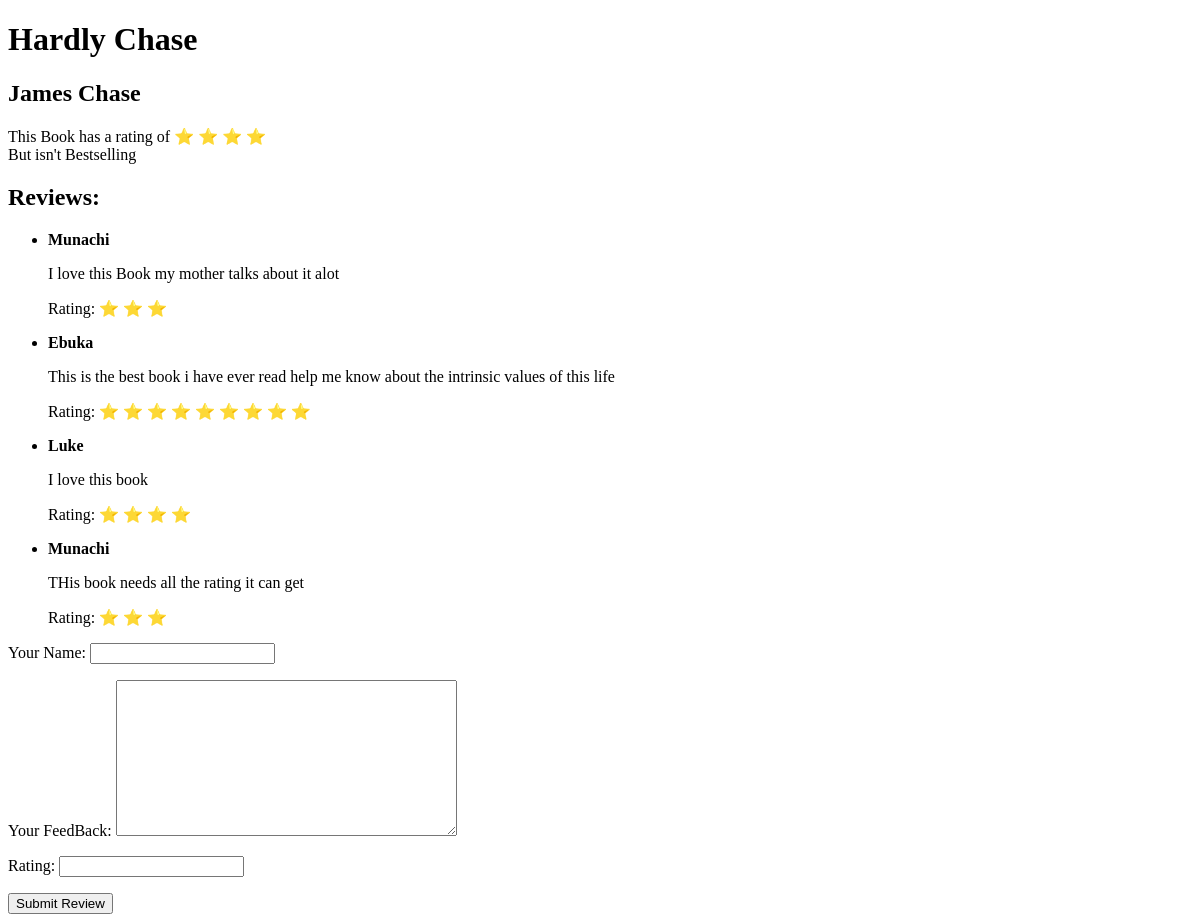
Page /hardly-chase on the earlier database version.
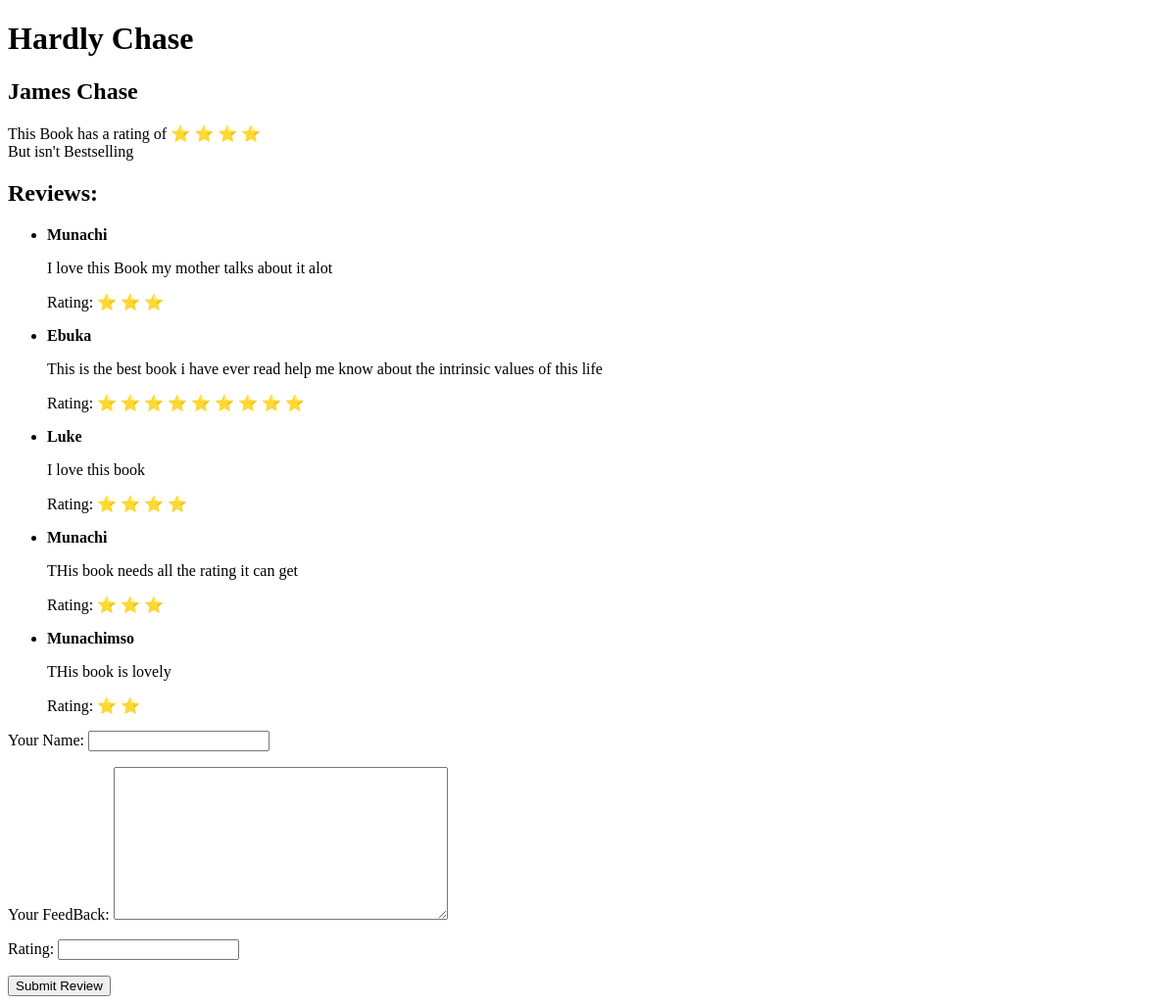
Same page on the later database version.
### book_outlet/models.py (models this page shows, shortened)
class Review(models.Model):
    user_name = models.CharField(max_length=100)
    review_text = models.TextField()
    rating = models.IntegerField()
    book = models.ForeignKey(Book, on_delete=models.CASCADE, related_name="reviews")

### book_outlet/views.py (the view, shortened to what this page needs)
# urls.py: path("<slug:slug>", views.ReviewView.as_view(), name="book-detail"),
class ReviewView(View):
    def get(self, request, slug):
        book = get_object_or_404(Book, slug=slug)
        form = Reviewform()
        return render(
            request,
            "book_outlet/book_detail.html",
            {
                "id": book.id,
                "book": book,
                "title": book.title,
                "author": book.author,
                "rating": book.rating,
                "is_bestseller": book.is_bestselling,
                "bookreview": book.reviews.all(),
                "form": form,
            },
        )

### book_outlet/forms.py
class Reviewform(forms.ModelForm):
    class Meta:
        model = Review
        fields = "__all__"
        exclude = ["book"]
        labels = {
            "user_name": "Your Name",
            "review_text": "Your FeedBack",
        }
        error_messages = {
            "user_name": {
                "required": "Your name must not be empty",
                "max_length": "Please enter a shorter name",
            }
        }

### book_outlet/models.py (called while the page is built)
    def full_name(self):
        return f"{self.first_name} {self.last_name}"

    def __str__(self):
        return self.full_name()

### book_outlet/templatetags/custom_filters.py (called while the page is built)
@register.filter
def to_range(value):
    return range(value)

### book_outlet/templates/book_outlet/book_detail.html (shortened to what this page needs)
{% extends "book_outlet/base.html" %}
{% load custom_filters %}
{% block content %}
<h1>{{ title }}</h1>
<h2>{{ author }}</h2>
<p>This Book has a rating of
    {% for i in rating|to_range %}
    ⭐
    {% endfor %}<br>
    {% if is_bestseller %}
    And is a Bestseller
    {% else %}
    But isn't Bestselling
    {% endif %}
</p>
<h2>Reviews:</h2>
<ul>
    {% for review in bookreview %}
    <li>
        <strong>{{ review.user_name }}</strong>
        <p>{{ review.review_text }}</p>
        <p>Rating:
            {% for i in review.rating|to_range %}
            ⭐
            {% endfor %}
        </p>
    </li>
    {% empty %}
    <li>No reviews yet.</li>
    {% endfor %}
</ul>
{% if book %}
<form action="{% url 'book-detail' book.slug %}" method="post">
    {{ form.as_p }}
    <button type="submit">Submit Review</button>
</form>
{% endif %}
{% endblock content %}

Differences in the rows shown:
added Review: user_name "Munachimso", review_text "THis book is lovely", rating 2 (drawn)
